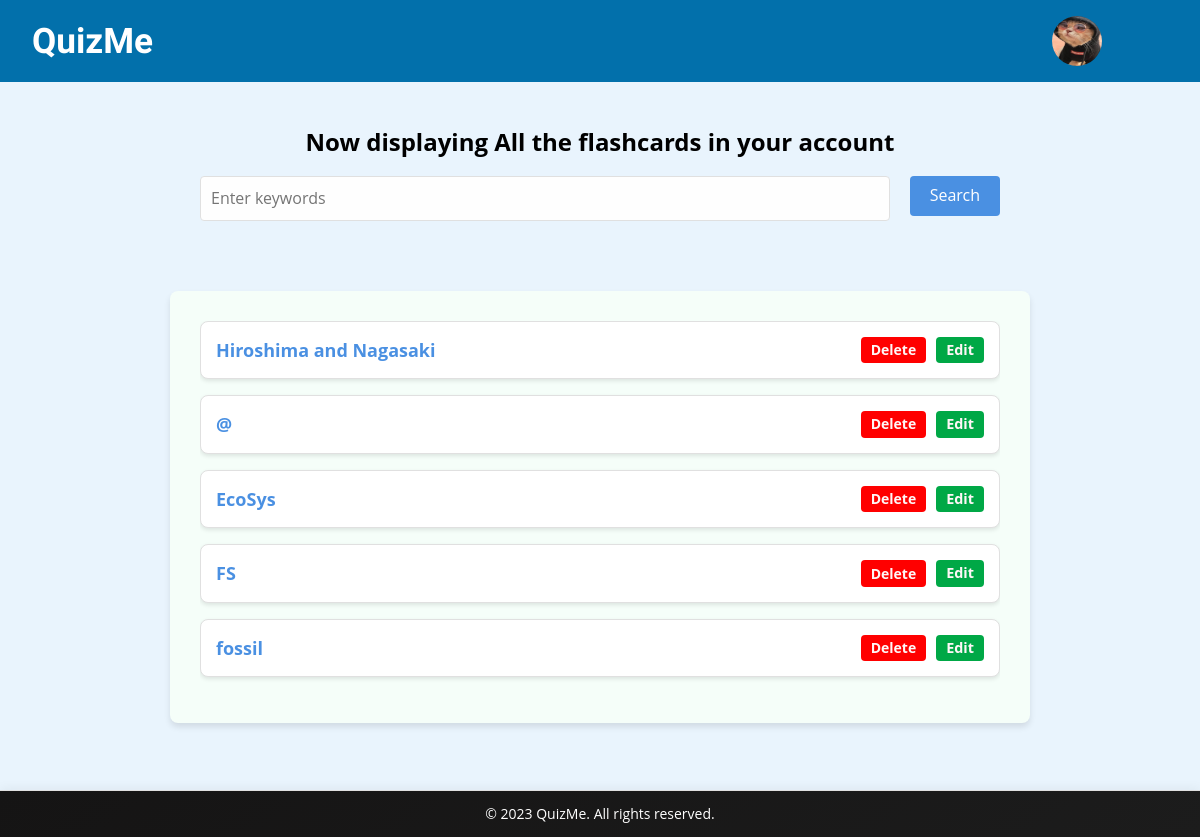
Before: /your-flashcards (signed in) with the older database file.
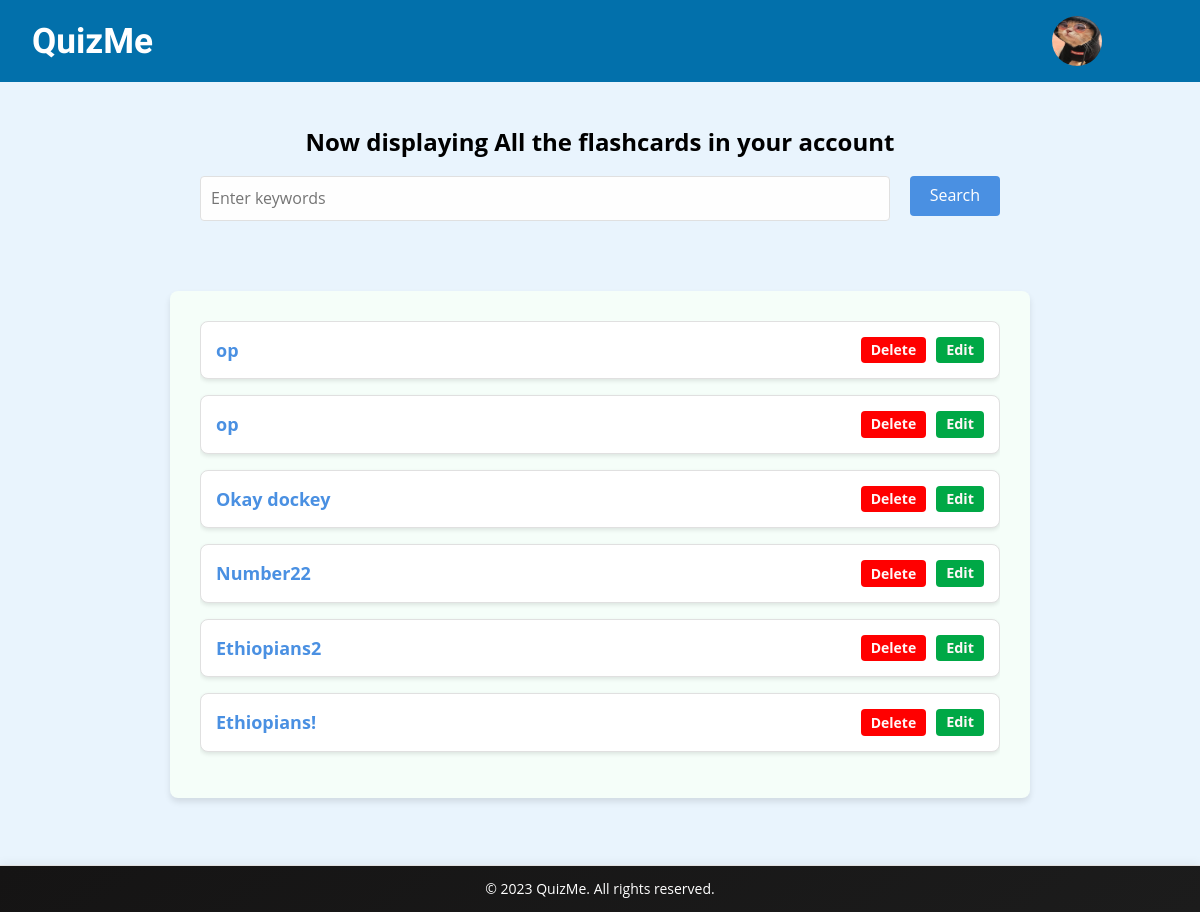
After: the same page with the newer database file.
### app.py (models this page shows, shortened)
class FlashcardSet(db.Model):
    id = db.Column(db.Integer, primary_key=True)
    name = db.Column(db.String(100), nullable=False)
    user_id = db.Column(db.Integer, db.ForeignKey('user.id'), nullable=False)
    flashcards = db.relationship('Flashcard', backref='flashcard_set', lazy=True, cascade='all, delete-orphan')  # Add cascade option

### app.py (the view, shortened to what this page needs)
@app.route('/your-flashcards', methods=['GET', 'POST'])
def your_flashcards():
    if 'user_id' not in session:
        return render_template('login.html', error_message="Please log in to access your flashcards.")
    user_id = session['user_id']
    user = User.query.get(user_id)
    flashcard_sets = user.flashcards[::-1]
    return render_template('your-flashcards.html', flashcard_sets=flashcard_sets)

### app.py (called while the page is built)
@app.context_processor
def inject_user():
    user_id = session.get('user_id')
    if user_id:
        user = User.query.get(user_id)
        return dict(logged_in_user=user)
    return dict(logged_in_user=None)

### templates/your-flashcards.html (shortened to what this page needs)
{% extends "base.html" %}
{% block content %}
<section class="hero_your_flashcards">
    <h1 class="subtitle_your_flashcards">Now displaying All the flashcards in your account</h1>
    <form id="searchForm" action="{{ url_for('search_flashcard_sets') }}" method="POST">
        <input type="text" id="search" name="search_keywords" placeholder="Enter keywords">
        <button type="submit" id="submit-button">Search</button>
    </form>
</section>
<section class="displaying_flashcards_section">
    <div class="flashcard-list-container">
        <div class="flashcard-list" style="max-height: 500px; overflow-y: auto;">
            {% if flashcard_sets %}
                {% for flashcard_set in flashcard_sets %}
                    <div class="flashcard-set-card">
                        <a href="{{ url_for('single_flashcard', flashcard_set_name=flashcard_set.name) }}">{{ flashcard_set.name }}</a>
                        <div class="side">
                            <button class="delete_button" onclick="deleteFlashcardSet('{{ flashcard_set.name }}')">Delete</button>
                            <a href="{{ url_for('edit_flashcard_set', flashcard_set_name=flashcard_set.name) }}" class="edit-button"><p id="edit"> Edit </p></a>
                        </div>
                    </div>
                {% endfor %}
            {% else %}
                <p id="subtitle_your_flashcards">No matching flashcard set was found</p>
            {% endif %}
        </div>
    </div>
</section>
<br>
<br>
{% endblock %}

### templates/base.html (shortened to what this page needs)
<!DOCTYPE html>
<html lang="en">
<head>
  <link rel="stylesheet" href="{{ url_for('static', filename='css/style.css') }}">
  <link rel="stylesheet" href="https://cdnjs.cloudflare.com/ajax/libs/normalize/8.0.1/normalize.min.css" />
</head>
<body>
  <header>
    <a href="{{ url_for('index') }}" class="logo-link">
      <div class="logo-container">
        <h1><b>QuizMe</b></h1>
      </div>
    </a>
    <nav>
      <div class="nav-container">
        {% if logged_in_user %}
          <ul class="nav-links">
            <li class="profile-dropdown">
              <a href="{{ url_for('success') }}" class="profile-link">
                <img src="{{ url_for('static', filename='img/profile_cat.jpg') }}" alt="Profile" class="profile-pic">
              </a>
            </li>
          </ul>
        {% endif %}
      </div>
    </nav>
  </header>
  {% block content %}
  {% endblock %}
  <footer class="app-footer">
    <p>&copy; 2023 QuizMe. All rights reserved.</p>
  </footer>
</body>
</html>

### static/css/style.css (style rules this page uses)
.logo-link { text-decoration: none; color: inherit; }
.logo-container { cursor: pointer; }
body { font-family: 'Open Sans', sans-serif; margin: 0; padding: 0; box-sizing: border-box; background-color: #e9f4fd; }
header { background-color: rgb(2, 112, 171); color: #fff; padding: 1rem 2rem; display: flex; justify-content: space-between; align-items: center; }
.logo-container h1 { margin: 0; font-size: 2.2rem; font-family: 'League Spartan', sans-serif; }
nav { display: flex; align-items: center; position: relative; }
.nav-container { display: flex; align-items: center; justify-content: space-between; }
.nav-links { list-style: none; margin: 0; padding: 0; display: flex; margin-left: auto; }
.nav-links li { margin: 0 1rem; }
.nav-links a { color: #fff; text-decoration: none; font-size: 1.1rem; transition: color 0.3s; }
:root { --primary-color: #4a90e2; --secondary-color: #f5f7fa; --text-color: #333; --border-color: #e0e0e0; }
p { margin-bottom: 15px; }
.hero_your_flashcards { max-width: 800px; margin: 0 auto; padding: 30px; }
.subtitle_your_flashcards { font-size: 24px; margin-bottom: 20px; text-align: center; }
#searchForm { display: flex; gap: 10px; margin-bottom: 20px; }
#search { flex-grow: 1; padding: 10px; height: 45px; border: 1px solid var(--border-color); border-radius: 4px; font-size: 16px; }
#submit-button { margin-left: 10px; height: 40px; box-sizing: border-box; background-color: var(--primary-color); color: #fff; border: none; padding: 10px 20px; font-size: 16px; border-radius: 4px; cursor: pointer; transition: background-color 0.3s ease; }
.delete_button, .edit-button { padding: 5px 10px; border: none; border-radius: 4px; cursor: pointer; font-size: 14px; transition: background-color 0.3s ease; }
.delete_button { background-color: red; color: #fff7f7; font-weight: bolder; }
.edit-button { background-color: #00a846; text-decoration: none; display: inline-block; color: #fff7f7; }
#edit { color: #fff7f7; margin: 0; font-size: 0.8em; font-weight: bold; }
.displaying_flashcards_section { max-width: 800px; margin: 0 auto; padding: 30px; border-radius: 8px; background-color: #f5fef9; box-shadow: 0 4px 6px rgba(0, 0, 0, 0.1); }
.flashcard-list-container { display: flex; flex-direction: column; gap: 20px; }
.flashcard-set-card { background-color: #fff; border: 1px solid var(--border-color); border-radius: 8px; padding: 15px; box-shadow: 0 2px 4px rgba(0, 0, 0, 0.1); display: flex; justify-content: space-between; align-items: center; }
.flashcard-set-card a { text-decoration: none; color: var(--primary-color); font-size: 18px; font-weight: bold; }
.side { display: flex; gap: 10px; }
.delete_button { background-color: red; color: #fff7f7; padding: 5px 10px; border-radius: 4px; border: none; font-size: 14px; cursor: pointer; transition: background-color 0.3s ease; }
.edit-button { background-color: #00a846; color: #fff7f7; padding: 5px 10px; border-radius: 4px; text-decoration: none; display: inline-block; font-size: 14px; transition: background-color 0.3s ease; }
#edit { margin: 0; font-weight: bold; }
input[type="text"] { width: calc(100% - 24px); padding: 10px; border: 1px solid #ccc; border-radius: 6px; box-sizing: border-box; font-size: 16px; margin-bottom: 20px; background-color: #fefefe; transition: border 0.3s ease; }
.profile-dropdown { position: relative; display: inline-block; }
.profile-link { display: flex; align-items: center; }
.profile-pic { width: 50px; height: 50px; border-radius: 50%; margin-left: -100px; }
.app-footer { text-align: center; padding: 15px 0; margin-top: 30px; background: linear-gradient(145deg, #151414, #1c1c1c); color: #ffffff; font-size: 14px; border-top: 1px solid #e0e0e0; box-shadow: 0 -2px 10px rgba(0, 0, 0, 0.05); }
.app-footer p { margin: 0; }

Changed rows visible on the page:
removed FlashcardSet: name "Hiroshima and Nagasaki"
removed FlashcardSet: name "@"
removed FlashcardSet: name "EcoSys"
removed FlashcardSet: name "FS"
removed FlashcardSet: name "fossil"
added FlashcardSet: name "op"
added FlashcardSet: name "op"
added FlashcardSet: name "Okay dockey"
added FlashcardSet: name "Number22"
added FlashcardSet: name "Ethiopians2"
added FlashcardSet: name "Ethiopians!"
